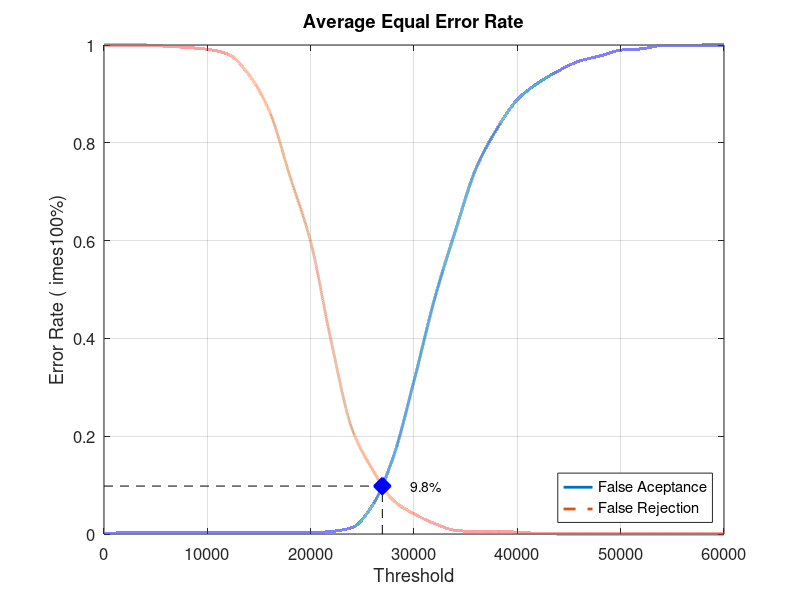
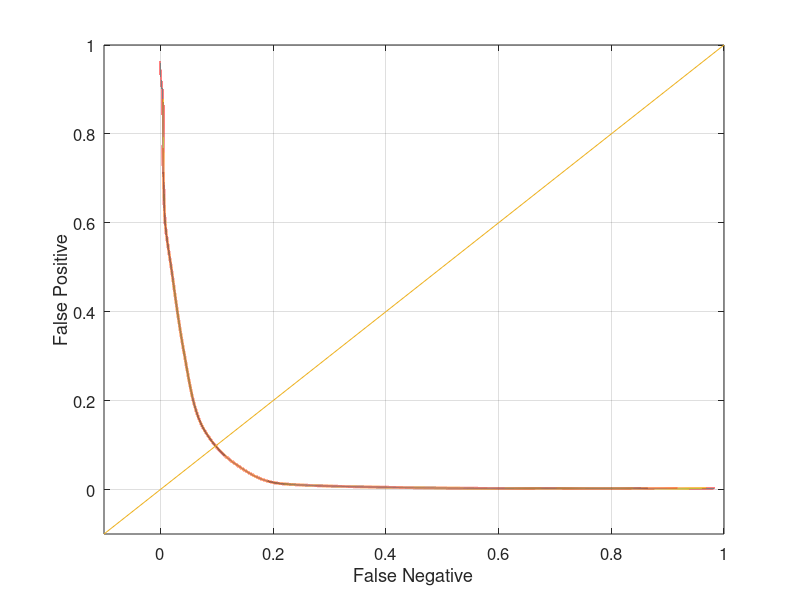

Source code (MATLAB) for these figures, in order:
close all;
clear;
clc;
x = 0:2000:60000;
xq = 0:0.5:60000;

y0 = [0 0.00263158 0.00263158 0.00263158 0.00263158 0.00263158 0.00263158 0.00263158 0.00263158 0.00263158 0.00263158 0.00526316 0.0131579 0.0592105 0.157895 0.313158 0.481579 0.619737 0.747368 0.827632 0.888158 0.922368 0.947368 0.967105 0.977632 0.989474 0.992105 0.998684 0.998684 1 1]
yy0 = interp1(x, y0, xq, 'pchip');
y1 = [1 1 1 0.9975 0.995 0.99125 0.98125 0.94 0.865 0.73125 0.5975 0.3925 0.215 0.13125 0.06875 0.04125 0.02125 0.0075 0.005 0.005 0.00375 0.00125 0 0 0 0 0 0 0 0 0]
yy1 = interp1(x, y1, xq, 'pchip');

% Calculating EER: 
y2 = abs(y0 - y1);
find(y2 == min(y2))
yy2 = abs(yy0 - yy1);
xEER = find(yy2 == min(yy2));
xEERIndex = xq(xEER) % X-axis EER
yEER = yy0(xEER) % Y-axis EER

main = figure
plot(xq, yy0,'-','LineWidth', 2);	hold on
plot(xq, yy1,'--','LineWidth', 2);	hold on
plot([xEERIndex xEERIndex], [0 yEER], 'k--');	hold on
plot([0 xEERIndex], [yEER yEER], 'k--');	hold on
plot(xEERIndex, yEER, 'bx', 'LineWidth', 10);	hold on
text(xEERIndex + 10 * xEERIndex / 100, yEER, [num2str(round((10000 * yEER)) / 100) '%'])
legend('False Aceptance', 'False Rejection', 'Location', 'SouthEast')
xlabel('Threshold')
ylabel('Error Rate (	imes100%)')
title('Average Equal Error Rate')
set(gca, 'FontSize', 12)
axis([0 60000 0 1])
grid on

print(main, 'Experiment4AverageMain', '-dpng');
FNRxFPR = figure('Color', [1 1 1]);
plot(yy1, yy0, '-', yy1, yy0, 'LineWidth', 2);
hold on
y = -0.1:0.1:1
plot(y, y); 
set(gca, 'FontSize', 12)
xlabel('False Negative')
ylabel('False Positive')
axis([-0.1 1 -0.1 1])
set(gca, 'FontSize', 12)
grid on

print(FNRxFPR, 'Experiment4AverageFNRxFPR','-dpng');
